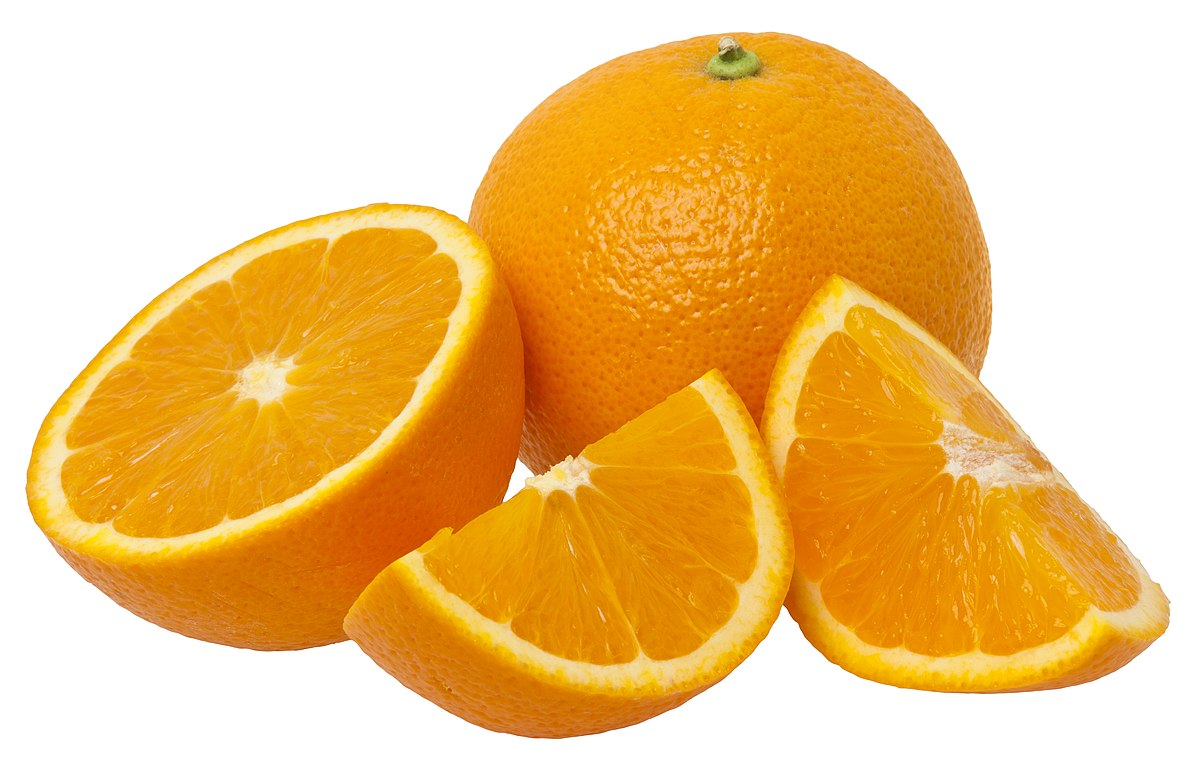
#> input picture [5월 4주차 ~ 6월 5주차] 강호용 강사/0526 [심화] 최신 증강기법 관련 소개/실습/or_image.jpeg, 1200 x 770 px, found by its file name
$ python _answer_image_padding.py
#> lines starting #> are read from the running program, lines starting #| are printed output that depends on the picture
#> further down, im is the input picture: PIL image 1200x770 RGB; mean R, G, B 240.7, 196.8, 127.3
from PIL import Image


def expand2square(pil_img, background_color):
#> called with background_color = (0, 0, 0)
    width, height = pil_img.size
#> width = 1200; height = 770
    if width == height:
        return pil_img
    elif width > height:
        result = Image.new(pil_img.mode, (width, width), background_color)
#> result: PIL image 1200x1200 RGB; every value is 0
        # paste 이미지 붙이기(추가할 이미지 , 붙일 위치(가로, 세로))
        result.paste(pil_img, (0, (width - height) // 2))
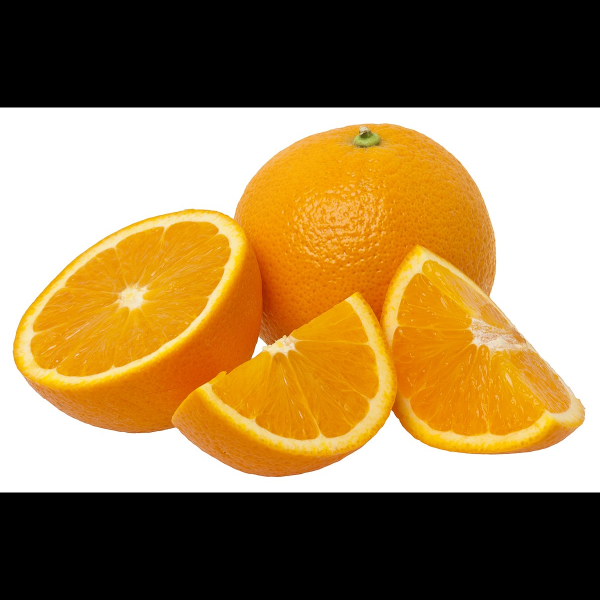
#> result: PIL image 1200x1200 RGB (shown at 1/2 size); mean R, G, B 154.4, 126.3, 81.7
        return result
    else:
        # 새로운 이미지 생성
        result = Image.new(pil_img.mode, (height, height), background_color)
        result.paste(pil_img, ((height - width) // 2, 0))
        return result


im = Image.open("./or_image.jpeg")
im_new = expand2square(im, (0, 0, 0)).resize((224, 224))
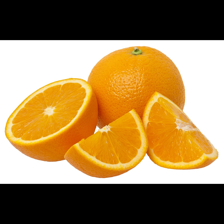
#> im_new: PIL image 224x224 RGB; mean R, G, B 154.4, 126.2, 81.6
im_new.save('./astronaut_expand_square.png', quality=100)
